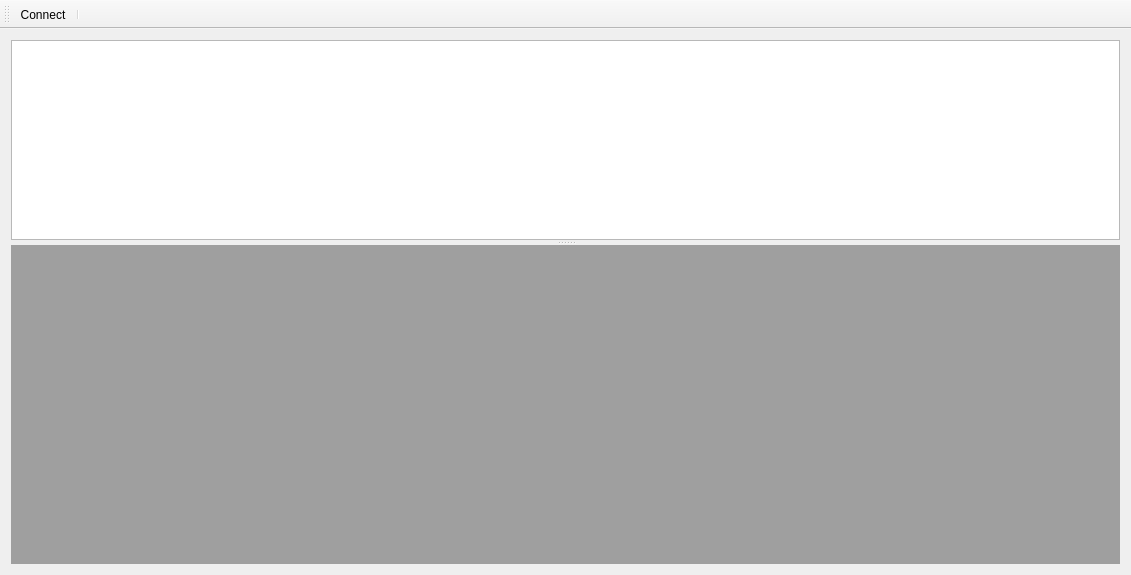
<?xml version="1.0" encoding="UTF-8"?>
<ui version="4.0">
 <class>MainWindow</class>
 <widget class="QMainWindow" name="MainWindow">
  <property name="geometry">
   <rect>
    <x>0</x>
    <y>0</y>
    <width>1131</width>
    <height>575</height>
   </rect>
  </property>
  <property name="sizePolicy">
   <sizepolicy hsizetype="Preferred" vsizetype="Preferred">
    <horstretch>0</horstretch>
    <verstretch>0</verstretch>
   </sizepolicy>
  </property>
  <property name="windowTitle">
   <string>Simple Terminal</string>
  </property>
  <widget class="QWidget" name="centralWidget">
   <property name="enabled">
    <bool>true</bool>
   </property>
   <property name="sizePolicy">
    <sizepolicy hsizetype="Expanding" vsizetype="Expanding">
     <horstretch>0</horstretch>
     <verstretch>0</verstretch>
    </sizepolicy>
   </property>
   <layout class="QVBoxLayout" name="verticalLayout_2">
    <item>
     <widget class="QSplitter" name="splitter">
      <property name="enabled">
       <bool>true</bool>
      </property>
      <property name="sizePolicy">
       <sizepolicy hsizetype="Expanding" vsizetype="Expanding">
        <horstretch>0</horstretch>
        <verstretch>0</verstretch>
       </sizepolicy>
      </property>
      <property name="orientation">
       <enum>Qt::Vertical</enum>
      </property>
      <property name="opaqueResize">
       <bool>true</bool>
      </property>
      <property name="handleWidth">
       <number>5</number>
      </property>
      <widget class="GraphicsView" name="nodesScene">
       <property name="sizePolicy">
        <sizepolicy hsizetype="Expanding" vsizetype="Expanding">
         <horstretch>0</horstretch>
         <verstretch>0</verstretch>
        </sizepolicy>
       </property>
       <property name="minimumSize">
        <size>
         <width>0</width>
         <height>200</height>
        </size>
       </property>
      </widget>
      <widget class="QMdiArea" name="mdiArea">
       <property name="documentMode">
        <bool>false</bool>
       </property>
      </widget>
     </widget>
    </item>
   </layout>
  </widget>
  <widget class="QToolBar" name="mainToolBar">
   <attribute name="toolBarArea">
    <enum>TopToolBarArea</enum>
   </attribute>
   <attribute name="toolBarBreak">
    <bool>false</bool>
   </attribute>
   <addaction name="actionConnect"/>
   <addaction name="separator"/>
  </widget>
  <action name="actionConnect">
   <property name="icon">
    <iconset resource="debug-flow.qrc">
     <normaloff>:/images/connect.png</normaloff>:/images/connect.png</iconset>
   </property>
   <property name="text">
    <string>C&amp;onnect</string>
   </property>
   <property name="toolTip">
    <string>Connect to serial port</string>
   </property>
   <property name="shortcut">
    <string>Ctrl+O</string>
   </property>
  </action>
 </widget>
 <layoutdefault spacing="6" margin="11"/>
 <customwidgets>
  <customwidget>
   <class>GraphicsView</class>
   <extends>QGraphicsView</extends>
   <header>graphicsview.h</header>
  </customwidget>
 </customwidgets>
 <resources>
  <include location="debug-flow.qrc"/>
 </resources>
 <connections/>
</ui>
